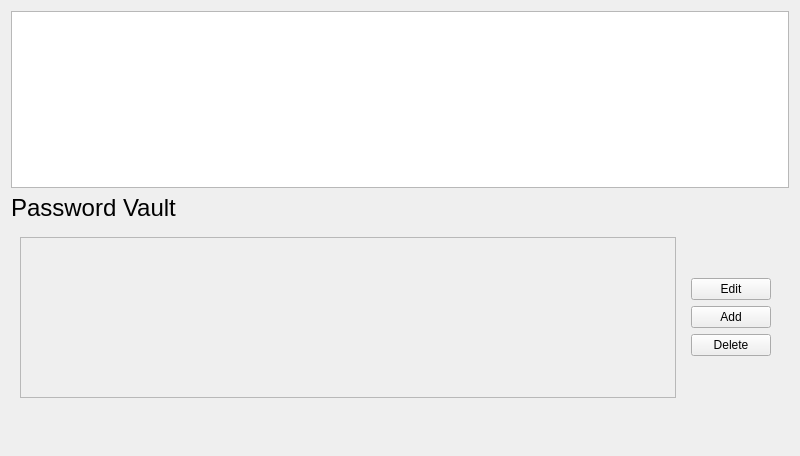
<?xml version="1.0" encoding="UTF-8"?>
<ui version="4.0">
 <class>VaultListPage</class>
 <widget class="QWidget" name="VaultListPage">
  <property name="geometry">
   <rect>
    <x>0</x>
    <y>0</y>
    <width>800</width>
    <height>456</height>
   </rect>
  </property>
  <property name="windowTitle">
   <string>Form</string>
  </property>
  <layout class="QVBoxLayout" name="verticalLayout_3">
   <item>
    <widget class="QTableView" name="vaultTableView"/>
   </item>
   <item>
    <widget class="QLabel" name="vaultListTitle">
     <property name="font">
      <font>
       <pointsize>18</pointsize>
      </font>
     </property>
     <property name="text">
      <string>Password Vault</string>
     </property>
    </widget>
   </item>
   <item>
    <widget class="QWidget" name="vaultListContent" native="true">
     <layout class="QHBoxLayout" name="horizontalLayout">
      <item>
       <widget class="QScrollArea" name="vaultScrollArea">
        <property name="widgetResizable">
         <bool>true</bool>
        </property>
        <widget class="QWidget" name="vaultScrollAreaWidgetContents">
         <property name="geometry">
          <rect>
           <x>0</x>
           <y>0</y>
           <width>645</width>
           <height>165</height>
          </rect>
         </property>
         <property name="sizePolicy">
          <sizepolicy hsizetype="Preferred" vsizetype="Preferred">
           <horstretch>0</horstretch>
           <verstretch>0</verstretch>
          </sizepolicy>
         </property>
        </widget>
       </widget>
      </item>
      <item>
       <widget class="QWidget" name="btnContainer" native="true">
        <layout class="QVBoxLayout" name="verticalLayout_2">
         <item>
          <spacer name="verticalSpacer_2">
           <property name="orientation">
            <enum>Qt::Orientation::Vertical</enum>
           </property>
           <property name="sizeHint" stdset="0">
            <size>
             <width>20</width>
             <height>40</height>
            </size>
           </property>
          </spacer>
         </item>
         <item>
          <widget class="QPushButton" name="editBtn">
           <property name="text">
            <string>Edit</string>
           </property>
          </widget>
         </item>
         <item>
          <widget class="QPushButton" name="addBtn">
           <property name="text">
            <string>Add</string>
           </property>
          </widget>
         </item>
         <item>
          <widget class="QPushButton" name="deleteBtn">
           <property name="text">
            <string>Delete</string>
           </property>
          </widget>
         </item>
         <item>
          <spacer name="verticalSpacer">
           <property name="orientation">
            <enum>Qt::Orientation::Vertical</enum>
           </property>
           <property name="sizeHint" stdset="0">
            <size>
             <width>20</width>
             <height>40</height>
            </size>
           </property>
          </spacer>
         </item>
        </layout>
       </widget>
      </item>
     </layout>
    </widget>
   </item>
   <item>
    <widget class="QWidget" name="widget" native="true">
     <layout class="QVBoxLayout" name="verticalLayout">
      <item>
       <widget class="QLabel" name="listErrorMsg">
        <property name="text">
         <string/>
        </property>
       </widget>
      </item>
     </layout>
    </widget>
   </item>
  </layout>
 </widget>
 <resources/>
 <connections/>
</ui>
